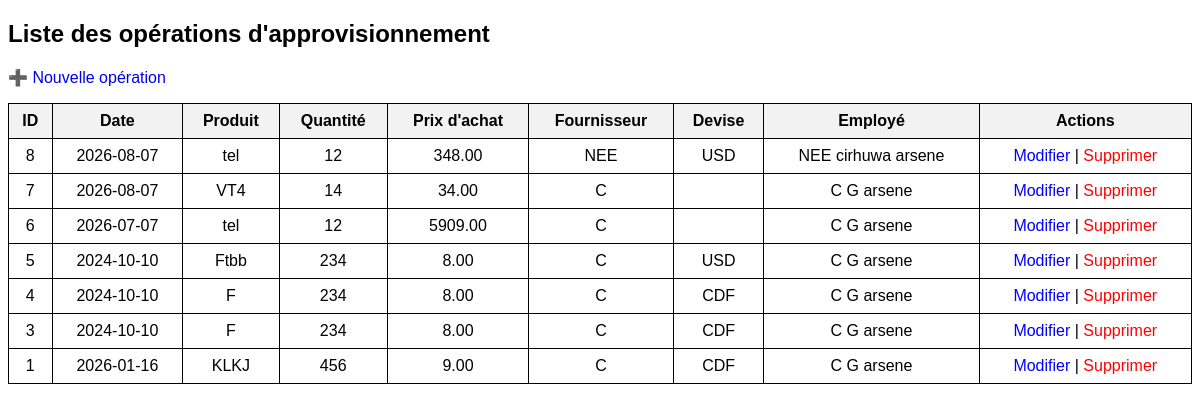
Page /approvisionnement/liste.php on the committed database.
### tables this page shows
CREATE TABLE IF NOT EXISTS `approvisionnement` (
  `id_appro` int(11) NOT NULL AUTO_INCREMENT,
  `date` date DEFAULT NULL,
  `produit` varchar(100) DEFAULT NULL,
  `quantite` int(11) DEFAULT NULL,
  `prix_achat` decimal(10,2) DEFAULT NULL,
  `id_fournisseur` int(11) DEFAULT NULL,
  `id_devise` int(11) DEFAULT NULL,
  `id_employe` int(11) DEFAULT NULL,
  PRIMARY KEY (`id_appro`),
  KEY `id_fournisseur` (`id_fournisseur`),
  KEY `id_devise` (`id_devise`),
  KEY `id_employe` (`id_employe`)
);

CREATE TABLE IF NOT EXISTS `employe` (
  `id_employe` int(11) NOT NULL AUTO_INCREMENT,
  `date` date DEFAULT NULL,
  `nom` varchar(50) NOT NULL,
  `postnom` varchar(50) DEFAULT NULL,
  `prenom` varchar(50) DEFAULT NULL,
  `fonction` varchar(50) DEFAULT NULL,
  `telephone` varchar(20) DEFAULT NULL,
  `mail` varchar(50) DEFAULT NULL,
  `salaire` decimal(10,2) DEFAULT NULL,
  PRIMARY KEY (`id_employe`)
);

CREATE TABLE IF NOT EXISTS `devise` (
  `id_devise` int(11) NOT NULL AUTO_INCREMENT,
  `date` date DEFAULT NULL,
  `nom_devise` enum('USD','CDF') DEFAULT NULL,
  `taux` decimal(10,2) DEFAULT NULL,
  `id_employe` int(11) DEFAULT NULL,
  PRIMARY KEY (`id_devise`),
  KEY `id_employe` (`id_employe`)
);

### approvisionnement/liste.php (the view, shortened to what this page needs)
<?php
$serveur = "localhost";
$utilisateur = "root";
$motdepasse = "";
$base = "cici";
$conn = mysqli_connect($serveur, $utilisateur, $motdepasse, $base);
mysqli_set_charset($conn, "utf8");
?>
<!DOCTYPE html>
<html lang="fr">
<head>
</head>
<body>
<h2>Liste des opérations d'approvisionnement</h2>
<p>
    <a href="index.php">➕ Nouvelle opération</a>
</p>
<table>
<tr>
    <th>ID</th>
    <th>Date</th>
    <th>Produit</th>
    <th>Quantité</th>
    <th>Prix d'achat</th>
    <th>Fournisseur</th>
    <th>Devise</th>
    <th>Employé</th>
    <th>Actions</th>
</tr>
<?php
$sql = "
    SELECT
        approvisionnement.*,
        fournisseur.nom,
        devise.nom_devise,
        employe.nom,
        employe.postnom,
        employe.prenom
    FROM approvisionnement
    LEFT JOIN fournisseur
        ON approvisionnement.id_fournisseur = fournisseur.id_fournisseur
    LEFT JOIN devise
        ON approvisionnement.id_devise = devise.id_devise
    LEFT JOIN employe
        ON approvisionnement.id_employe = employe.id_employe
    ORDER BY approvisionnement.id_appro DESC
";
$req = mysqli_query($conn, $sql);
while ($data = mysqli_fetch_assoc($req)) {
    $nom_employe = trim(
        ($data['nom'].  '') . ' ' .
        ($data['postnom'].  '') . ' ' .
        ($data['prenom']. '')
    );
?>
<tr>
    <td>
        <?php echo $data['id_appro']; ?>
    </td>
    <td>
        <?php echo htmlspecialchars($data['date']); ?>
    </td>
    <td>
        <?php echo htmlspecialchars($data['produit']); ?>
    </td>
    <td>
        <?php echo htmlspecialchars($data['quantite']); ?>
    </td>
    <td>
        <?php echo htmlspecialchars($data['prix_achat']); ?>
    </td>
    <td>
        <?php
        echo htmlspecialchars(
            $data['nom']
        );
        ?>
    </td>
    <td>
        <?php
        echo htmlspecialchars(
            $data['nom_devise']
        );
        ?>
    </td>
    <td>
        <?php
        echo htmlspecialchars(
            $nom_employe
        );
        ?>
    </td>
    <td>
        <a class="modifier"
           href="modifier.php?id=<?php echo $data['id_appro']; ?>">
            Modifier
        </a>
        |
        <a class="supprimer"
           href="suprimer.php?id=<?php echo $data['id_appro']; ?>"
           onclick="return confirm('Voulez-vous supprimer cette opération ?')">
            Supprimer
        </a>
    </td>
</tr>
<?php
}
?>
</table>
</body>
</html>

### approvisionnement/liste.php (style rules this page uses)
body { font-family: Arial, sans-serif; }
table { border-collapse: collapse; width: 100%; }
th, td { border: 1px solid black; padding: 8px; text-align: center; }
th { background: #f2f2f2; }
a { text-decoration: none; }
.modifier { color: blue; }
.supprimer { color: red; }

### rows in the picture
approvisionnement: id_appro "8", date "2026-08-07", produit "tel", quantite "12", prix_achat "348.00", id_employe.nom "NEE", id_devise.nom_devise "USD", id_employe.prenom "NEE cirhuwa arsene"
approvisionnement: id_appro "7", date "2026-08-07", produit "VT4", quantite "14", prix_achat "34.00", id_employe.nom "C", id_employe.prenom "C G arsene"
approvisionnement: id_appro "6", date "2026-07-07", produit "tel", quantite "12", prix_achat "5909.00", id_employe.nom "C", id_employe.prenom "C G arsene"
approvisionnement: id_appro "5", date "2024-10-10", produit "Ftbb", quantite "234", prix_achat "8.00", id_employe.nom "C", id_devise.nom_devise "USD", id_employe.prenom "C G arsene"
approvisionnement: id_appro "4", date "2024-10-10", produit "F", quantite "234", prix_achat "8.00", id_employe.nom "C", id_devise.nom_devise "CDF", id_employe.prenom "C G arsene"
approvisionnement: id_appro "3", date "2024-10-10", produit "F", quantite "234", prix_achat "8.00", id_employe.nom "C", id_devise.nom_devise "CDF", id_employe.prenom "C G arsene"
approvisionnement: id_appro "1", date "2026-01-16", produit "KLKJ", quantite "456", prix_achat "9.00", id_employe.nom "C", id_devise.nom_devise "CDF", id_employe.prenom "C G arsene"
